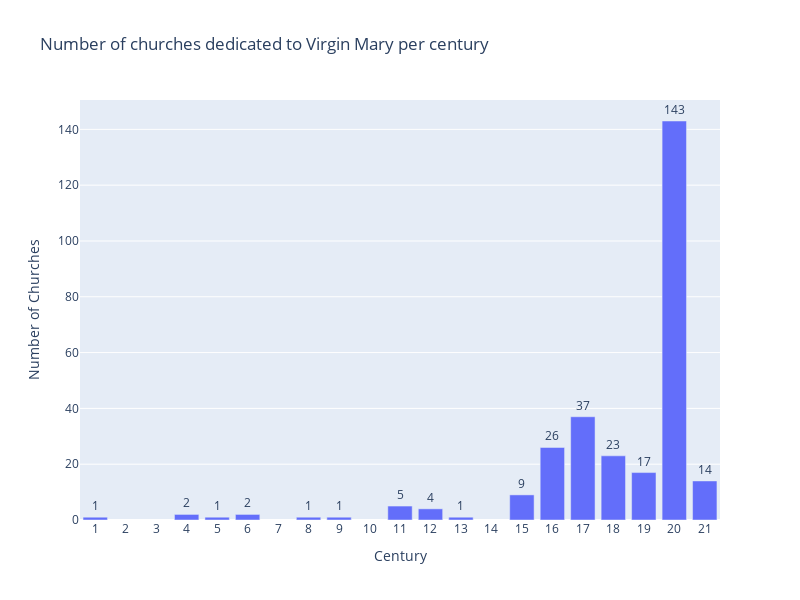

The notebook cell this image was saved under:
### Code cell
from sqlalchemy import text
import pandas as pd
import plotly.express as px

# Query the database for churches dedicated to Mary, excluding those after 21st century
query = text("""
    SELECT m.built_century, COUNT(*) AS count
    FROM RomanChurches_Main m
    JOIN RomanChurches_Details d ON m.cid = d.cid
    WHERE d.dedication LIKE '%Mary%'
      AND m.built_century <= 21
    GROUP BY m.built_century
    ORDER BY m.built_century
""")

df = pd.read_sql_query(query, engine)

# Create a bar plot for churches dedicated to Mary by century (up to 21st century)
fig = px.bar(
    df,
    x='built_century',
    y='count',
    labels={'built_century': 'Century', 'count': 'Number of Churches Dedicated to Virgin Mary'},
    title='Number of churches dedicated to Virgin Mary per century',
    text='count'
)

fig.update_traces(texttemplate='%{text}', textposition='outside')
fig.update_layout(
    xaxis=dict(tickmode='linear', dtick=1),
    yaxis_title='Number of Churches',
    uniformtext_minsize=8,
    uniformtext_mode='hide',
    width=800,
    height=600
)

fig.show()

### Figure 1 — Plotly figure (JSON) as saved in the notebook; plotly's stock layout.template omitted (floating-point values rounded to 4 significant figures)
{"data": [{"alignmentgroup": "True", "hovertemplate": "Century=%{x}<br>Number of Churches Dedicated to Virgin Mary=%{text}<extra></extra>", "legendgroup": "", "marker": {"color": "#636efa", "pattern": {"shape": ""}}, "name": "", "offsetgroup": "", "orientation": "v", "showlegend": false, "text": [1, 2, 1, 2, 1, 1, 5, 4, 1, 9, 26, 37, 23, 17, 143, 14], "textposition": "outside", "texttemplate": "%{text}", "type": "bar", "x": [1, 4, 5, 6, 8, 9, 11, 12, 13, 15, 16, 17, 18, 19, 20, 21], "xaxis": "x", "y": [1, 2, 1, 2, 1, 1, 5, 4, 1, 9, 26, 37, 23, 17, 143, 14], "yaxis": "y"}], "layout": {"barmode": "relative", "height": 600, "legend": {"tracegroupgap": 0}, "title": {"text": "Number of churches dedicated to Virgin Mary per century"}, "uniformtext": {"minsize": 8, "mode": "hide"}, "width": 800, "xaxis": {"anchor": "y", "domain": [0, 1], "dtick": 1, "tickmode": "linear", "title": {"text": "Century"}}, "yaxis": {"anchor": "x", "domain": [0, 1], "title": {"text": "Number of Churches"}}}}
